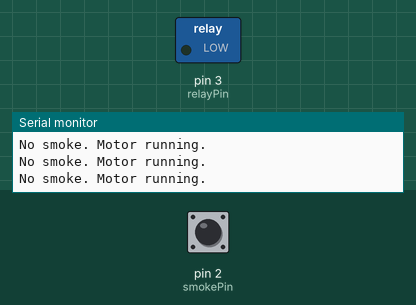
Simulated run of this sketch. Board: Arduino Uno, built with avr-gcc and run on an emulated ATmega328P. Shown: switched loads named in the sketch (green lamp = pin HIGH), the last lines printed to the serial monitor. The test bench sets the inputs (shaded band); at power-on: pin 2 (smokePin) LOW.

Above: at 1.2 s.
1.3 s: pin 2 (smokePin) pulled HIGH for 0.25 s
At 1.5 s:
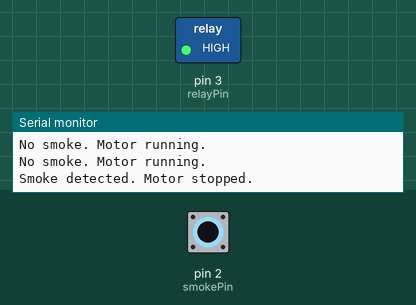
3.1 s: pin 2 (smokePin) pulled HIGH for 3.2 s
At 7.4 s:
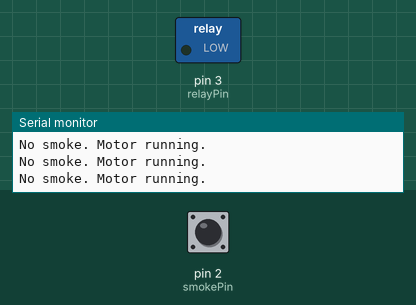
Timing chart, 0 to 8.9 s (numbered marks = the images above; inputs shaded):
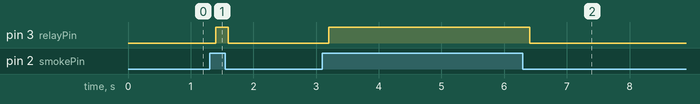

Measured:
- after the input at 1.3 s, pin 3 (relayPin): LOW → HIGH after 0.10 s, → LOW 0.20 s later
- after the input at 3.1 s, pin 3 (relayPin): LOW → HIGH after 0.10 s, → LOW 3.2 s later

The sketch:

sketch_aug03a.ino
```cpp
const int smokePin = 2;
const int relayPin = 3;

void setup() {
  pinMode(smokePin, INPUT);
  pinMode(relayPin, OUTPUT);
  digitalWrite(relayPin, LOW);
  Serial.begin(9600);
}

void loop() {
  int smokeValue = digitalRead(smokePin);

  if (smokeValue == HIGH) {
    digitalWrite(relayPin, HIGH);
    Serial.println("Smoke detected. Motor stopped.");
  } else {
    digitalWrite(relayPin, LOW);
    Serial.println("No smoke. Motor running.");
  }

  delay(200);
}
```
